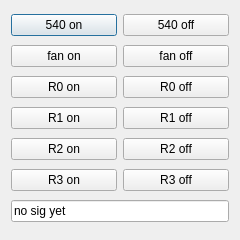
<?xml version="1.0" encoding="UTF-8"?>
<ui version="4.0">
 <class>resBoxCtrl</class>
 <widget class="QDialog" name="resBoxCtrl">
  <property name="geometry">
   <rect>
    <x>0</x>
    <y>0</y>
    <width>240</width>
    <height>240</height>
   </rect>
  </property>
  <property name="windowTitle">
   <string>电阻箱控制（仮</string>
  </property>
  <layout class="QGridLayout" name="gridLayout">
   <item row="0" column="0">
    <widget class="QPushButton" name="pushButton">
     <property name="text">
      <string>540 on</string>
     </property>
    </widget>
   </item>
   <item row="0" column="1">
    <widget class="QPushButton" name="pushButton_2">
     <property name="text">
      <string>540 off</string>
     </property>
    </widget>
   </item>
   <item row="1" column="0">
    <widget class="QPushButton" name="pushButton_3">
     <property name="text">
      <string>fan on</string>
     </property>
    </widget>
   </item>
   <item row="1" column="1">
    <widget class="QPushButton" name="pushButton_4">
     <property name="text">
      <string>fan off</string>
     </property>
    </widget>
   </item>
   <item row="2" column="0">
    <widget class="QPushButton" name="pushButton_5">
     <property name="text">
      <string>R0 on</string>
     </property>
    </widget>
   </item>
   <item row="2" column="1">
    <widget class="QPushButton" name="pushButton_6">
     <property name="text">
      <string>R0 off</string>
     </property>
    </widget>
   </item>
   <item row="3" column="0">
    <widget class="QPushButton" name="pushButton_7">
     <property name="text">
      <string>R1 on</string>
     </property>
    </widget>
   </item>
   <item row="3" column="1">
    <widget class="QPushButton" name="pushButton_8">
     <property name="text">
      <string>R1 off</string>
     </property>
    </widget>
   </item>
   <item row="4" column="0">
    <widget class="QPushButton" name="pushButton_9">
     <property name="text">
      <string>R2 on</string>
     </property>
    </widget>
   </item>
   <item row="4" column="1">
    <widget class="QPushButton" name="pushButton_10">
     <property name="text">
      <string>R2 off</string>
     </property>
    </widget>
   </item>
   <item row="5" column="0">
    <widget class="QPushButton" name="pushButton_11">
     <property name="text">
      <string>R3 on</string>
     </property>
    </widget>
   </item>
   <item row="5" column="1">
    <widget class="QPushButton" name="pushButton_12">
     <property name="text">
      <string>R3 off</string>
     </property>
    </widget>
   </item>
   <item row="6" column="0" colspan="2">
    <widget class="QLineEdit" name="lineEdit">
     <property name="text">
      <string>no sig yet</string>
     </property>
    </widget>
   </item>
  </layout>
 </widget>
 <resources/>
 <connections/>
</ui>
